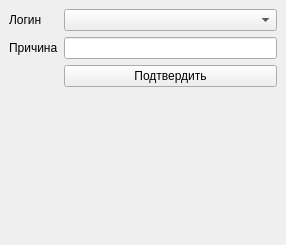
<?xml version="1.0" encoding="UTF-8"?>
<ui version="4.0">
 <class>BanWindow</class>
 <widget class="QMainWindow" name="BanWindow">
  <property name="geometry">
   <rect>
    <x>0</x>
    <y>0</y>
    <width>286</width>
    <height>245</height>
   </rect>
  </property>
  <property name="windowTitle">
   <string>Заблокировать</string>
  </property>
  <widget class="QWidget" name="centralwidget">
   <layout class="QFormLayout" name="formLayout">
    <item row="0" column="0">
     <widget class="QLabel" name="label">
      <property name="text">
       <string>Логин</string>
      </property>
     </widget>
    </item>
    <item row="0" column="1">
     <widget class="QComboBox" name="loginBox"/>
    </item>
    <item row="1" column="0">
     <widget class="QLabel" name="label_2">
      <property name="text">
       <string>Причина</string>
      </property>
     </widget>
    </item>
    <item row="2" column="1">
     <widget class="QPushButton" name="banButton">
      <property name="text">
       <string>Подтвердить</string>
      </property>
     </widget>
    </item>
    <item row="1" column="1">
     <widget class="QLineEdit" name="reasonLine"/>
    </item>
   </layout>
  </widget>
 </widget>
 <resources/>
 <connections/>
</ui>
